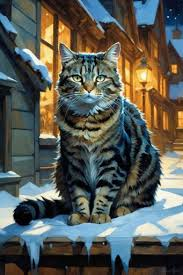
#> input picture Ai_detector/Training_data/cat1.jpg, 183 x 275 px, found by its file name
$ python ai_detect.py
#> lines starting #> are read from the running program, lines starting #| are printed output that depends on the picture
import cv2
from PIL import Image
import numpy as np
import os
import sys

# Ensure the training directory exists
TRAIN_DIR = "training_data"
if not os.path.exists(TRAIN_DIR):
    print(f"Error: Training data directory '{TRAIN_DIR}' not found.")
    print("Please create the directory and add training images before running the script.")
    sys.exit(1)

# --- MODEL FUNCTIONS ---

def load_image(path):
    """Loads an image from disk, converts to grayscale, resizes, flattens, and normalizes."""
#> called with path = 'training_data/cat1.jpg'
    if not os.path.exists(path):
        print(f"Warning: Image not found at {path}. Skipping.")
        # Return a zero array of the correct size to prevent errors later if an image is missing
        return np.zeros(1024)
    try:
        img = Image.open(path).convert("L") # L for grayscale
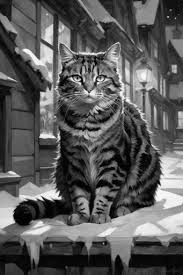
#> img: PIL image 183x275 L; min 0, max 253, mean 89.9
        img = img.resize((32, 32))
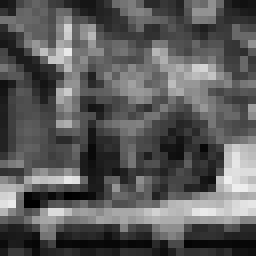
#> img: PIL image 32x32 L (shown 8 times larger); min 0, max 238, mean 89.9
        data = np.array(img).flatten()
#> data = 1024 values, max 238 at index 732, min 0 at index 776, mean 89.92
        return data / 255.0
    except Exception as e:
        print(f"Error processing image {path}: {e}. Skipping.")
        return np.zeros(1024)

def sigmoid(x):
    """Sigmoid activation function."""
    x = np.clip(x, -500, 500)
    return 1 / (1 + np.exp(-x))

weights = np.random.rand(1024)
bias = 0.0
learning_rate = 0.01

def get_raw_score(image_data):
    total = np.dot(weights, image_data) + bias
    return total

def train(image_data, label):
    global weights, bias
    raw_score = get_raw_score(image_data)
    prediction = sigmoid(raw_score)
    error = label - prediction
    weights += learning_rate * error * image_data
    bias += learning_rate * error

# --- WEBCAM AND PROCESSING FUNCTIONS ---

def process_captured_image(pil_img):
    """Processes a PIL image object for prediction."""
    img_gray = pil_img.convert("L")
    img_resized = img_gray.resize((32, 32))
    data = np.array(img_resized).flatten()
    return data / 255.0

def capture_image_from_webcam():
    """Opens webcam feed and captures a frame when SPACE is pressed."""
    cam = cv2.VideoCapture(0)
    if not cam.isOpened():
        print("Failed to open camera. Check connections and permissions.")
        return None
    print("\n>>> Press SPACEBAR to capture an image, or ESC to exit the preview window. <<<")
    captured_frame = None
    while True:
        ret, frame = cam.read()
        if not ret: break
        cv2.imshow("Webcam Feed - Press SPACE", frame)
        k = cv2.waitKey(1)
        if k % 256 == 27: break # ESC key
        elif k % 256 == 32: captured_frame = frame; break # SPACEBAR key
    cam.release()
    cv2.destroyAllWindows()
    return captured_frame

# --- MAIN EXECUTION LOGIC ---

# 1. YOUR ORIGINAL TRAINING DATA DEFINITION IS HERE:
train_data_paths_labels = [
    (os.path.join(TRAIN_DIR, "cat1.jpg"), 1),
    (os.path.join(TRAIN_DIR, "cat2.jpg"), 1),
    (os.path.join(TRAIN_DIR, "cat3.jpg"), 1),
    (os.path.join(TRAIN_DIR, "cat4.jpg"), 1),
    (os.path.join(TRAIN_DIR, "cat5.jpg"), 1),
    (os.path.join(TRAIN_DIR, "cat6.jpg"), 1),
    (os.path.join(TRAIN_DIR, "cat7.jpg"), 1),
    (os.path.join(TRAIN_DIR, "cat8.jpg"), 1),
    (os.path.join(TRAIN_DIR, "cat9.jpg"), 1),
    (os.path.join(TRAIN_DIR, "cat10.jpg"), 1),
    (os.path.join(TRAIN_DIR, "cat11.jpg"), 1),
    (os.path.join(TRAIN_DIR, "cat12.jpg"), 1),
    (os.path.join(TRAIN_DIR, "cat13.jpg"), 1),
    (os.path.join(TRAIN_DIR, "cat14.jpg"), 1),
    (os.path.join(TRAIN_DIR, "cat15.jpg"), 1),
    (os.path.join(TRAIN_DIR, "cat16.jpg"), 1),
    (os.path.join(TRAIN_DIR, "cat17.jpg"), 1),
    (os.path.join(TRAIN_DIR, "cat18.jpg"), 1),
    (os.path.join(TRAIN_DIR, "cat19.jpg"), 1),
    (os.path.join(TRAIN_DIR, "cat20.jpg"), 1),
    (os.path.join(TRAIN_DIR, "cat21.jpg"), 1),
    (os.path.join(TRAIN_DIR, "cat22.jpg"), 1),
    (os.path.join(TRAIN_DIR, "cat23.jpg"), 1),
    (os.path.join(TRAIN_DIR, "cat24.jpg"), 1),
    (os.path.join(TRAIN_DIR, "cat25.jpg"), 1),
    (os.path.join(TRAIN_DIR, "not_cat1.jpg"), 0),
    (os.path.join(TRAIN_DIR, "not_cat2.jpg"), 0),
    (os.path.join(TRAIN_DIR, "not_cat3.jpg"), 0),
    (os.path.join(TRAIN_DIR, "not_cat4.jpg"), 0),
    (os.path.join(TRAIN_DIR, "not_cat5.jpg"), 0),
    (os.path.join(TRAIN_DIR, "not_cat6.jpg"), 0),
    (os.path.join(TRAIN_DIR, "not_cat7.jpg"), 0),
    (os.path.join(TRAIN_DIR, "not_cat8.jpg"), 0),
    (os.path.join(TRAIN_DIR, "not_cat9.jpg"), 0),
    (os.path.join(TRAIN_DIR, "not_cat10.jpg"), 0),
    (os.path.join(TRAIN_DIR, "not_cat11.jpg"), 0),
    (os.path.join(TRAIN_DIR, "not_cat12.jpg"), 0),
    (os.path.join(TRAIN_DIR, "not_cat13.jpg"), 0),
]

# 2. Train the model using the list defined above
print("Starting model training (100 epochs)...")
for epoch in range(100):
    for path, label in train_data_paths_labels:
        img_data = load_image(path)
#> img_data = 1024 values, max 0.933 at index 732, min 0 at index 776, mean 0.353
        # load_image returns None or a zero array if it fails, handle appropriately
        if np.sum(img_data) > 0:
            train(img_data, label)
#> in get_raw_score, `total = np.dot(weights, image_data) + bias`: total = 177.1
#> in train, `prediction = sigmoid(raw_score)`: prediction = 1
#> in train, `error = label - prediction`: error = 0
#> in train, `weights += learning_rate * error * image_data`: weights = 1024 values, max 1 at index 974, min 0.000546 at index 821, mean 0.495
#> in train, `bias += learning_rate * error`: bias = 0
print("Training complete.")

# 3. Capture image from webcam and run prediction
captured_image_bgr = capture_image_from_webcam()
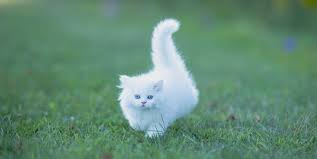
#> input picture Ai_detector/Training_data/cat10.jpg, 317 x 159 px, given in place of the camera
#> in capture_image_from_webcam, frame is the input picture: shape (159, 317, 3); mean B, G, R 116.3, 138.7, 98
#> (key Esc is pressed here)

if captured_image_bgr is not None:
    captured_image_rgb = cv2.cvtColor(captured_image_bgr, cv2.COLOR_BGR2RGB)
    pil_image = Image.fromarray(captured_image_rgb)
    test_image_processed = process_captured_image(pil_image)

    raw_score = get_raw_score(test_image_processed)
    confidence_score = sigmoid(raw_score)
    result = 1 if confidence_score >= 0.5 else 0

    print(f"\n--- Prediction Results ---")
    print(f"Confidence Score (Sigmoid Output): {confidence_score:.4f}")

    if result == 1:
        print(">> Cat detected! <<")
    else:
        print(">> No cat detected. <<")
